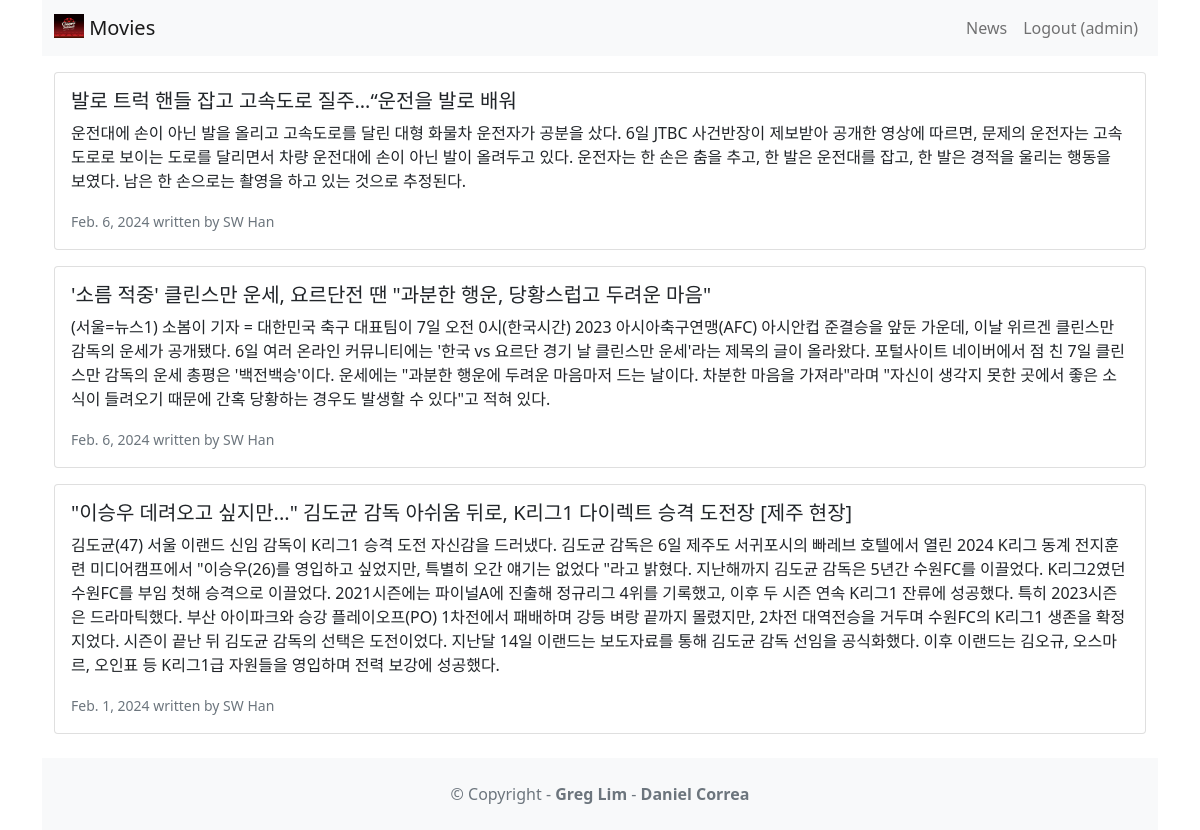
Page /news/ (signed in) on the committed database.
### news/models.py (models this page shows, shortened)
class News(models.Model):
    headline = models.CharField(max_length=200)
    body = models.TextField()
    date = models.DateField()
    class Meta:
        verbose_name = 'News'
        verbose_name_plural = 'News'

### news/views.py (the view)
# urls.py: path('news/', include('news.urls')),
def news(request):
    news = News.objects.all().order_by('-date')
    context = {
        'objects':news,
        'author': 'SW Han'
    }
    return render(request, 'news.html', context)

### news/templates/news.html (shortened to what this page needs)
<!DOCTYPE html>
<html>
    <head>
        <link href="https://cdn.jsdelivr.net/npm/bootstrap@5.1.1/dist/css/bootstrap.min.css"rel="stylesheet">
    </head>
    <body>
        <div class="container">
        {% extends 'base.html' %}
        {% block content %}
            {% for news in objects %}
            <div class = "card mb-3">
                <div class="row g-0">
                    <div>
                        <div class="card-body">
                        <h5 class="card-title">{{news.headline}}</h5>
                        <p class="card-text">{{news.body}}</p>
                        <p class="card-text"><small
                            class="text-muted">
                            {{news.date}} written by {{ author }}
                        </small></p>
                        </div>
                    </div>
                </div>
            </div>
            {% endfor %}
        {% endblock content %}

### moviereviews/templates/base.html (shortened to what this page needs)
<!DOCTYPE html>
<html>
    <head>
        <link href="https://cdn.jsdelivr.net/npm/bootstrap@5.1.1/dist/css/bootstrap.min.css"rel="stylesheet" />
    </head>
    <body>
        <nav class="navbar navbar-expand-lg navbar-light bg-light mb-3">
        <div class="container">
            <a class="navbar-brand" href="{% url 'home' %}">{% load static %}
                <img src="{% static 'images/movie_ban.avif' %}"
                alt="" width="30" height="24"
                class="d-inline-block align-text-top" />
            Movies
            </a>
            <div class="collapse navbar-collapse"
                id="navbarNavAltMarkup">
                <div class="navbar-nav ms-auto">
                    <a class="nav-link" href="{% url 'news' %}">News</a>
                    {% if user.is_authenticated %}
                    <a class ="nav-link" href="{% url 'logoutaccount' %}">
                        Logout ({{ user.username}})
                    </a>
                    {% else %}
                    <a class="nav-link" href="{% url 'loginaccount' %}">Login</a>
                    <a class="nav-link" href="{% url 'signupaccount' %}">Sign Up</a>
                    {% endif %}
                </div>
            </div>
        </div>
        </nav>
        <div class="container">
            {% block content %}
            {% endblock content %}
        </div>
        <footer class="text-center text-lg-start bg-light text-muted mt-4">
            <div class="text-center p-4">
                © Copyright -
                <a class="text-reset fw-bold text-decoration-none"
                    target="_blank"
                    href="https://twitter.com/greglim81">Greg Lim
                </a> -
                <a class="text-reset fw-bold text-decoration-none"
                    target="_blank"
                    href="https://twitter.com/danielgarax">Daniel Correa
                </a>
            </div>
        </footer>
    </body>
</html>

### rows in the picture
News: headline "발로 트럭 핸들 잡고 고속도로 질주…“운전을 발로 배워", body "운전대에 손이 아닌 발을 올리고 고속도로를 달린 대형 화물차 운전자가 공분을 샀다. 6일 JTBC 사건반장이 제보받아 공개한 영상에 따르면, 문제의 운전자는 고속도로로 보이는 도로를 달리면서 차량 운전대에 손이 아닌 발이 올려두고 있다. 운전자는 한 손은 춤을 추고, 한 발은 운전대를 잡고, 한 발은 경적을 울리는 행동을 보였다. 남은 한 손으로는 촬영을 하고 있는 것으로 추정된다.", date "Feb. 6, 2024", author "SW Han"
News: headline "'소름 적중' 클린스만 운세, 요르단전 땐 \"과분한 행운, 당황스럽고 두려운 마음\"", body "(서울=뉴스1) 소봄이 기자 = 대한민국 축구 대표팀이 7일 오전 0시(한국시간) 2023 아시아축구연맹(AFC) 아시안컵 준결승을 앞둔 가운데, 이날 위르겐 클린스만 감독의 운세가 공개됐다. 6일 여러 온라인 커뮤니티에는 '한국 vs 요르단 경기 날 클린스만 운세'라는 제목의 글이 올라왔다. 포털사이트 네이버에서 점 친 7일 클린스만 감독의 운세 총평은 '백전백승'이다. 운세에는 \"과분한 행운에 두려운 마음마저 드는 날이다. 차분한 마음을 가져라\"라며 \"자신이 생각지 못한 곳에서 좋은 소식이 들려오기 때문에 간혹 당황하는 경우도 발생할 수 있다\"고 적혀 있다.", date "Feb. 6, 2024", author "SW Han"
News: headline "\"이승우 데려오고 싶지만...\" 김도균 감독 아쉬움 뒤로, K리그1 다이렉트 승격 도전장 [제주 현장]", body "김도균(47) 서울 이랜드 신임 감독이 K리그1 승격 도전 자신감을 드러냈다. 김도균 감독은 6일 제주도 서귀포시의 빠레브 호텔에서 열린 2024 K리그 동계 전지훈련 미디어캠프에서 \"이승우(26)를 영입하고 싶었지만, 특별히 오간 얘기는 없었다 \"라고 밝혔다. 지난해까지 김도균 감독은 5년간 수원FC를 이끌었다. K리그2였던 수원FC를 부임 첫해 승격으로 이끌었다. 2021시즌에는 파이널A에 진출해 정규리그 4위를 기록했고, 이후 두 시즌 연속 K리그1 잔류에 성공했다. 특히 2023시즌은 드라마틱했다. 부산 아이파크와 승강 플레이오프(PO) 1차전에서 패배하며 강등 벼랑 끝까지 몰렸지만, 2차전 대역전승을 거두며 수원FC의 K리그1 생존을 확정 지었다. 시즌이 끝난 뒤 김도균 감독의 선택은 도전이었다. 지난달 14일 이랜드는 보도자료를 통해 김도균 감독 선임을 공식화했다. 이후 이랜드는 김오규, 오스마르, 오인표 등 K리그1급 자원들을 영입하며 전력 보강에 성공했다.", date "Feb. 1, 2024", author "SW Han"

### other values in the picture
{{ user.username }} "admin"
